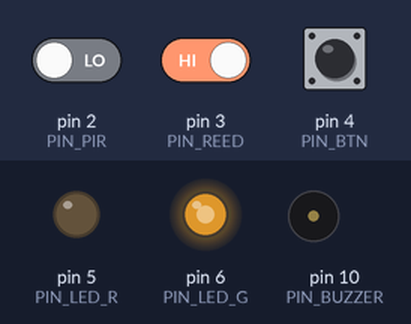
The sketch below on a simulated Arduino Uno, built with avr-gcc and run on an emulated ATmega328P. Parts: output pins drawn as LEDs (lit = HIGH), buzzer (waves = sounding). Inputs (shaded band) come from the test bench; at power-on: pin 4 (PIN_BTN) HIGH, pin 2 (PIN_PIR) LOW, pin 3 (PIN_REED) HIGH.

Above: at 1.3 s.
1.4 s: pin 4 (PIN_BTN) pulled LOW for 3.2 s
At 2.94 s:
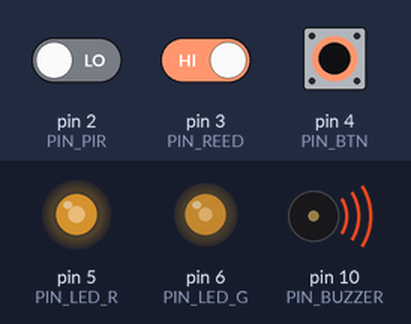
At 3.5 s:
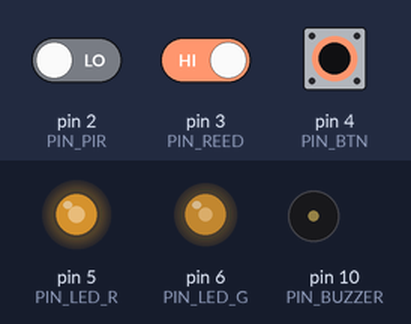
Timing chart, 0 to 6.1 s (numbered marks = the images above; inputs shaded):
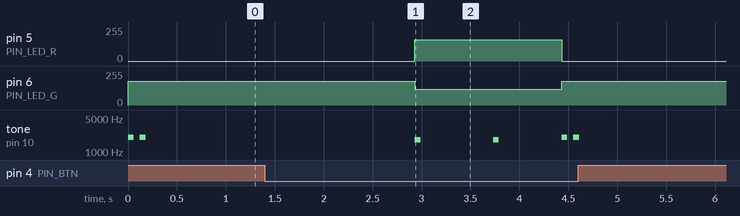

The sketch:

HomeSecurityDevice.ino
```cpp
/*
  Home Security Device (Arduino)
  Components:
    - PIR motion sensor (D2)
    - Magnetic reed door sensor (D3, to GND with INPUT_PULLUP)
    - Arm/Disarm button (D4, hold 2s to toggle)
    - RGB LED: R=D5, G=D6  (you can add B on another PWM if desired)
    - Buzzer (D10)

  States:
    DISARMED → EXIT_DELAY → ARMED → ENTRY_DELAY → ALARM

  Non-blocking timing via millis(); debounced inputs.
*/

#include <Arduino.h>

// Pins
const uint8_t PIN_PIR    = 2;
const uint8_t PIN_REED   = 3;   // to GND, uses INPUT_PULLUP
const uint8_t PIN_BTN    = 4;   // to GND, uses INPUT_PULLUP
const uint8_t PIN_LED_R  = 5;   // PWM
const uint8_t PIN_LED_G  = 6;   // PWM
const uint8_t PIN_BUZZER = 10;  // PWM capable

// Config
const unsigned long EXIT_DELAY_MS  = 15000UL;
const unsigned long ENTRY_DELAY_MS = 10000UL;
const unsigned long ALARM_TIME_MS  = 60000UL;
const bool REED_NC = false; // true if reed is Normally-Closed (invert logic)

// Debounce helper
struct Debounced {
  uint8_t pin; bool state; bool stable; unsigned long last; unsigned long ms;
};

void dbInit(Debounced &d, uint8_t pin, unsigned long ms = 30) {
  d.pin = pin; d.ms = ms; d.state = digitalRead(pin); d.stable = d.state; d.last = millis();
}
bool dbTick(Debounced &d) {
  bool raw = digitalRead(d.pin);
  if (raw != d.state) { d.state = raw; d.last = millis(); }
  if (millis() - d.last > d.ms && d.stable != d.state) { d.stable = d.state; return true; }
  return false;
}

// LED helpers
void ledRGB(uint8_t r, uint8_t g) {
  analogWrite(PIN_LED_R, r);
  analogWrite(PIN_LED_G, g);
}
void ledOff(){ ledRGB(0,0); }
void ledGreen(){ ledRGB(0,180); }
void ledRed(){ ledRGB(180,0); }
void ledYellow(){ ledRGB(160,120); }

// Simple beepers
void beepPattern(unsigned long onMs, unsigned long offMs, uint8_t reps, unsigned int freq=2000){
  for(uint8_t i=0;i<reps;i++){
    tone(PIN_BUZZER, freq);
    delay(onMs);
    noTone(PIN_BUZZER);
    if(i+1<reps) delay(offMs);
  }
}

struct Beeper { bool active=false; unsigned long iv=600, last=0; bool on=false; unsigned int f=2200; unsigned long onW=70; };
Beeper exitBeeper, entryBeeper;
void beeperTick(Beeper &b){
  if(!b.active) return;
  unsigned long now=millis();
  if(now - b.last >= b.iv){ b.last = now; b.on = true; tone(PIN_BUZZER, b.f); }
  if(b.on && now - b.last >= b.onW){ b.on = false; noTone(PIN_BUZZER); }
}

// State machine
enum Mode { DISARMED, EXIT_DELAY, ARMED, ENTRY_DELAY, ALARM };
Mode mode = DISARMED; unsigned long modeStart=0, alarmStart=0;

// Inputs
Debounced btn, reed, pir;
const unsigned long HOLD_MS = 1500; unsigned long holdStart=0; bool holding=false;

void enterMode(Mode m){
  mode = m; modeStart = millis();
  switch(mode){
    case DISARMED: ledGreen(); noTone(PIN_BUZZER); exitBeeper.active=false; entryBeeper.active=false; beepPattern(60,60,2); break;
    case EXIT_DELAY: ledYellow(); exitBeeper={true,800,0,false,1800,60}; entryBeeper.active=false; break;
    case ARMED: ledRed(); exitBeeper.active=false; entryBeeper.active=false; beepPattern(40,40,3); break;
    case ENTRY_DELAY: ledYellow(); entryBeeper={true,400,0,false,2400,80}; break;
    case ALARM: ledRed(); exitBeeper.active=false; entryBeeper.active=false; alarmStart=millis(); break;
  }
}

bool reedOpen(){
  // INPUT_PULLUP: LOW when closed to GND; if NC, invert semantics.
  bool raw = reed.stable;
  return REED_NC ? !raw : raw;
}
bool pirMotion(){ return pir.stable; }

void handleButtonHold(){
  bool pressed = (btn.stable == LOW);
  if(pressed && !holding){ holding=true; holdStart=millis(); }
  else if(!pressed && holding){ holding=false; }
  if(holding && millis()-holdStart >= HOLD_MS){
    holding=false;
    if(mode==DISARMED) enterMode(EXIT_DELAY);
    else enterMode(DISARMED);
  }
}

void alarmTick(){
  if(mode!=ALARM) return;
  int f = 1000 + (int)(500 * sin(millis()/120.0));
  tone(PIN_BUZZER, f);
  if(millis() - alarmStart >= ALARM_TIME_MS){
    alarmStart = millis(); // loop alarm
  }
}

void setup(){
  pinMode(PIN_PIR, INPUT);
  pinMode(PIN_REED, INPUT_PULLUP);
  pinMode(PIN_BTN, INPUT_PULLUP);
  pinMode(PIN_LED_R, OUTPUT);
  pinMode(PIN_LED_G, OUTPUT);
  pinMode(PIN_BUZZER, OUTPUT);

  dbInit(btn, PIN_BTN);
  dbInit(reed, PIN_REED);
  dbInit(pir, PIN_PIR);

  ledOff();
  enterMode(DISARMED);
}

void loop(){
  dbTick(btn); dbTick(reed); dbTick(pir);
  handleButtonHold();
  beeperTick(exitBeeper); beeperTick(entryBeeper);

  unsigned long now = millis();
  switch(mode){
    case DISARMED: break;
    case EXIT_DELAY: if(now - modeStart >= EXIT_DELAY_MS) enterMode(ARMED); break;
    case ARMED: if(reedOpen() || pirMotion()) enterMode(ENTRY_DELAY); break;
    case ENTRY_DELAY: if(now - modeStart >= ENTRY_DELAY_MS) enterMode(ALARM); break;
    case ALARM: alarmTick(); break;
  }
}
```

Measured:
- after the input at 1.4 s, pin 5 (PIN_LED_R): 0/255 → 160/255 after 1.5 s, → 0/255 1.5 s later; pin 6 (PIN_LED_G): 180/255 → 120/255 after 1.5 s, → 180/255 1.5 s later; tone on pin 10 (PIN_BUZZER): plays 1800 Hz for 0.06 s, 1800 Hz for 0.06 s, 2000 Hz for 0.06 s, 2000 Hz for 0.06 s, starting after 1.5 s
